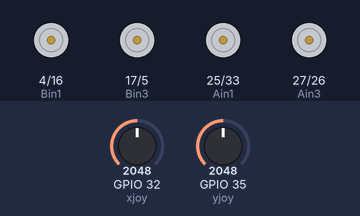
The sketch below on a simulated ESP32. Shown: motor-driver pin pairs drawn as motors (green arrow = first pin HIGH = forward, orange = second pin HIGH = backward, longer = more drive). Inputs (shaded band) come from the test bench; at power-on: GPIO 32 (xjoy) = 2048, GPIO 35 (yjoy) = 2048. What the sketch prints to the serial monitor is not drawn.

Above: at 1.2 s.
1.3 s: GPIO 32 (xjoy) set to 2170
2.8 s: GPIO 32 (xjoy) set to 2270
At 4.0 s:
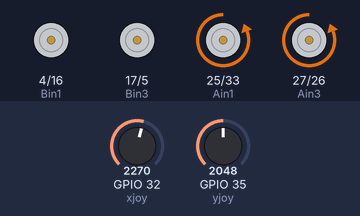
4.3 s: GPIO 35 (yjoy) set to 2173
5.8 s: GPIO 35 (yjoy) set to 2245
At 6.6 s:
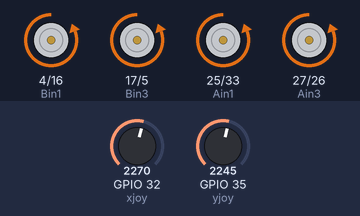
7.3 s: GPIO 32 (xjoy) set to 2160
At 8.0 s:
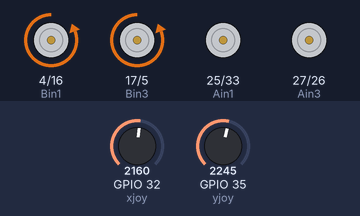
8.8 s: GPIO 35 (yjoy) set to 1460
At 9.9 s:
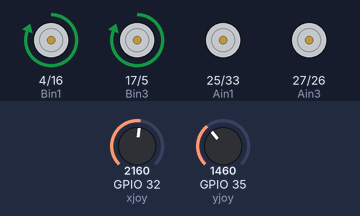
Timing chart, 0 to 11.3 s (numbered marks = the images above; inputs shaded):
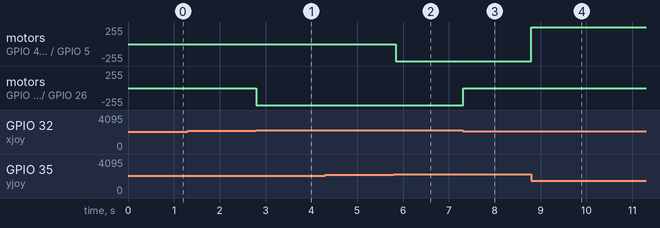

Measured:
- the behaviour switches between 2200 and 2201 on GPIO 32 (xjoy) (found by bisection; images 0 and 1)
- the behaviour switches between 2200 and 2201 on GPIO 35 (yjoy) (found by bisection; images 1 and 2)
- after the input at 2.8 s, motor on GPIO 25 (Ain1) / GPIO 33 (Ain2), motor on GPIO 27 (Ain3) / GPIO 26 (Ain4): stopped → backward 255/255 at once
- after the input at 5.8 s, motor on GPIO 4 (Bin1) / GPIO 16 (Bin2), motor on GPIO 17 (Bin3) / GPIO 5 (Bin4): stopped → backward 255/255 at once
- after the input at 7.3 s, motor on GPIO 25 (Ain1) / GPIO 33 (Ain2), motor on GPIO 27 (Ain3) / GPIO 26 (Ain4): backward 255/255 → stopped at once
- after the input at 8.8 s, motor on GPIO 4 (Bin1) / GPIO 16 (Bin2), motor on GPIO 17 (Bin3) / GPIO 5 (Bin4): backward 255/255 → forward 255/255 at once

The sketch:

Motor_demo.ino
```cpp
#define Ain1 25
#define Ain2 33
#define Ain3 27
#define Ain4 26
#define xjoy 32
#define Bin1 4
#define Bin2 16
#define Bin3 17
#define Bin4 5
#define yjoy 35

int rotDirection = 0;
int stop = 1;


void setup() {
  Serial.begin(115200);
  pinMode(Ain1, OUTPUT);
  pinMode(Ain2, OUTPUT);
  pinMode(Ain3, OUTPUT);
  pinMode(Ain4, OUTPUT);
  pinMode(xjoy, INPUT);
  pinMode(Bin1, OUTPUT);
  pinMode(Bin2, OUTPUT);
  pinMode(Bin3, OUTPUT);
  pinMode(Bin4, OUTPUT);
  pinMode(yjoy, INPUT);
  digitalWrite(Ain1, LOW);
  digitalWrite(Ain2, LOW);
  digitalWrite(Ain3, LOW);
  digitalWrite(Ain4, LOW);
   digitalWrite(Bin1, LOW);
  digitalWrite(Bin2, LOW);
  digitalWrite(Bin3, LOW);
  digitalWrite(Bin4, LOW);
}

void loop() {
  int potValue_x = analogRead(xjoy); // Read potentiometer value
  int potValue_y = analogRead(yjoy); // Read potentiometer value


  if (potValue_x < 1500  ) {
    digitalWrite(Ain1, HIGH);
    digitalWrite(Ain2, LOW);
    digitalWrite(Ain3, HIGH);
    digitalWrite(Ain4, LOW);
    rotDirection = 1;
    delay(20);
    stop = 1;
  }
  if (potValue_x > 2200) {
    digitalWrite(Ain1, LOW);
    digitalWrite(Ain2, HIGH);
    digitalWrite(Ain3, LOW);
    digitalWrite(Ain4, HIGH);
    rotDirection = 0;
    delay(20);
   stop = 1;
}
 if (potValue_x < 2200 & potValue_x > 1500) {
    digitalWrite(Ain1, LOW);
    digitalWrite(Ain2, LOW);
    digitalWrite(Ain3, LOW);
    digitalWrite(Ain4, LOW);
    stop = 0;

}


  if (potValue_y < 1500  ) {
    digitalWrite(Bin1, HIGH);
    digitalWrite(Bin2, LOW);
    digitalWrite(Bin3, HIGH);
    digitalWrite(Bin4, LOW);
    rotDirection = 1;
    delay(20);
    stop = 1;
  }
  if (potValue_y > 2200) {
    digitalWrite(Bin1, LOW);
    digitalWrite(Bin2, HIGH);
    digitalWrite(Bin3, LOW);
    digitalWrite(Bin4, HIGH);
    rotDirection = 0;
    delay(20);
   stop = 1;
}
 if (potValue_y < 2200 & potValue_y > 1500) {
    digitalWrite(Bin1, LOW);
    digitalWrite(Bin2, LOW);
    digitalWrite(Bin3, LOW);
    digitalWrite(Bin4, LOW);
    stop = 0;

}
  Serial.println(potValue_x);
  Serial.println(stop);
  Serial.println(potValue_y);
  Serial.println(rotDirection);
}
```
